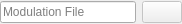
<?xml version="1.0" encoding="UTF-8"?>
<ui version="4.0">
 <class>slm_settings_holder</class>
 <widget class="QWidget" name="slm_settings_holder">
  <property name="geometry">
   <rect>
    <x>0</x>
    <y>0</y>
    <width>182</width>
    <height>24</height>
   </rect>
  </property>
  <property name="windowTitle">
   <string>Form</string>
  </property>
  <layout class="QHBoxLayout" name="horizontalLayout">
   <property name="leftMargin">
    <number>0</number>
   </property>
   <property name="topMargin">
    <number>0</number>
   </property>
   <property name="rightMargin">
    <number>0</number>
   </property>
   <property name="bottomMargin">
    <number>0</number>
   </property>
   <item>
    <widget class="file_line_edit" name="txtSLM">
     <property name="text">
      <string/>
     </property>
     <property name="placeholderText">
      <string>Modulation File</string>
     </property>
    </widget>
   </item>
   <item>
    <widget class="QPushButton" name="btnSLMSettings">
     <property name="enabled">
      <bool>false</bool>
     </property>
     <property name="toolTip">
      <string>Settings</string>
     </property>
     <property name="text">
      <string/>
     </property>
     <property name="icon">
      <iconset resource="slim5.qrc">
       <normaloff>:/images/settings.svg</normaloff>:/images/settings.svg</iconset>
     </property>
     <property name="flat">
      <bool>false</bool>
     </property>
    </widget>
   </item>
  </layout>
 </widget>
 <customwidgets>
  <customwidget>
   <class>file_line_edit</class>
   <extends>QLineEdit</extends>
   <header>file_line_edit.h</header>
  </customwidget>
 </customwidgets>
 <resources>
  <include location="slim5.qrc"/>
 </resources>
 <connections/>
</ui>
